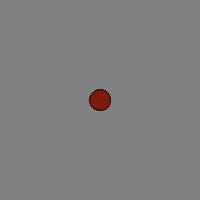
Frame 1 (no input)
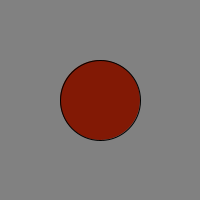
Frame 60 (the mouse pressed at the canvas centre just before this capture)
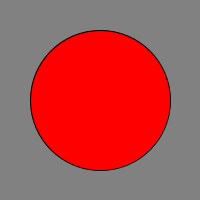
Frame 120 (the mouse held since frame 60 and released just before this capture)

The Processing sketch that drew these frames (run headless with seeded random() and noise(); from frame 60 on, the mouse is pressed at the canvas centre):

// Processing sketch: processing_113925
// ── processing_113925.pde

int diameter=20;

void setup(){
  size(200,200);
}

void draw(){
  background(129);
  diameter=diameter+1;
  if(diameter>=100){
    fill(255,0,0);
  }else fill(130,25,5);
  println(diameter);
  ellipse(100,100,diameter,diameter);
}
